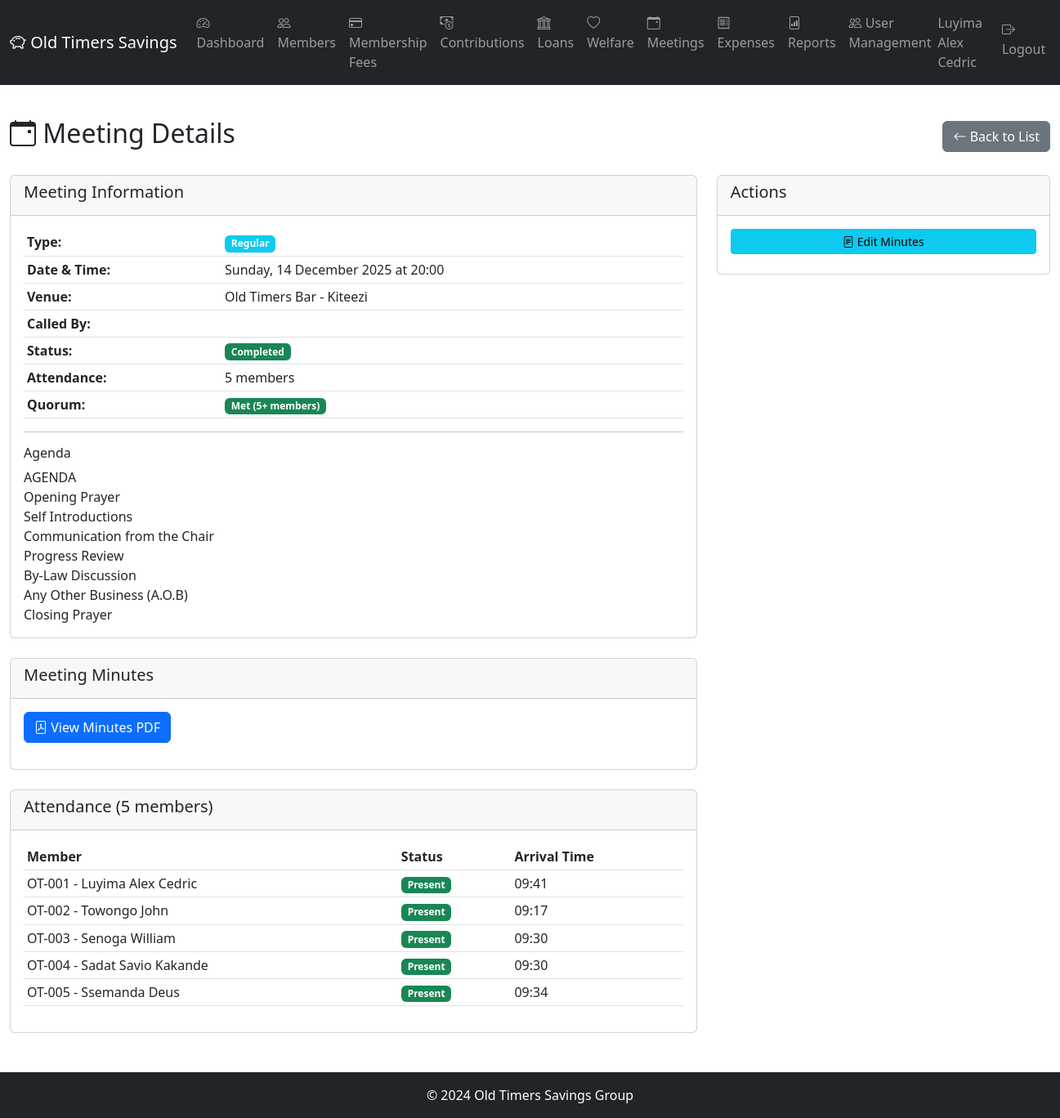
The app's page /meetings/1 (signed in) with its own data.
### app/models/member.py (models this page shows, shortened)
class Member(db.Model):
    __tablename__ = 'members'
    id = db.Column(db.Integer, primary_key=True)
    member_number = db.Column(db.String(10), unique=True, nullable=False)  # OT-001
    full_name = db.Column(db.String(100), nullable=False)
    national_id = db.Column(db.String(20), unique=True)
    date_of_birth = db.Column(db.Date)
    gender = db.Column(db.String(10))  # Male, Female
    phone_primary = db.Column(db.String(20), nullable=False)
    phone_secondary = db.Column(db.String(20))
    email = db.Column(db.String(100))
    physical_address = db.Column(db.Text)
    occupation = db.Column(db.String(100))
    date_joined = db.Column(db.Date, nullable=False)
    membership_fee_paid = db.Column(db.Boolean, default=False)
    membership_fee_date = db.Column(db.Date)
    membership_fee_receipt = db.Column(db.String(20))
    status = db.Column(db.String(20), default='Active')  # Active, Inactive, Suspended, Expelled, Deceased
    total_contributed = db.Column(db.Numeric(15, 2), default=0.00)
    consecutive_months_paid = db.Column(db.Integer, default=0)
    last_contribution_date = db.Column(db.Date)
    qualified_for_benefits = db.Column(db.Boolean, default=False)
    suspension_date = db.Column(db.Date)
    expulsion_date = db.Column(db.Date)
    expulsion_reason = db.Column(db.Text)
    refund_amount = db.Column(db.Numeric(15, 2))
    refund_paid = db.Column(db.Boolean, default=False)
    created_at = db.Column(db.DateTime, default=datetime.utcnow)
    updated_at = db.Column(db.DateTime, default=datetime.utcnow, onupdate=datetime.utcnow)
    created_by = db.Column(db.Integer)
    next_of_kin = db.relationship('NextOfKin', backref='member', lazy='dynamic', cascade='all, delete-orphan')
    contributions = db.relationship('Contribution', backref='member', lazy='dynamic')
    welfare_requests = db.relationship('WelfareRequest', backref='member', lazy='dynamic')
    loans = db.relationship('Loan', backref='member', lazy='dynamic', foreign_keys='Loan.member_id')
    loans_guaranteed1 = db.relationship('Loan', foreign_keys='Loan.guarantor1_id', lazy='dynamic')
    loans_guaranteed2 = db.relationship('Loan', foreign_keys='Loan.guarantor2_id', lazy='dynamic')

### app/models/meeting.py (models this page shows, shortened)
class Meeting(db.Model):
    __tablename__ = 'meetings'
    id = db.Column(db.Integer, primary_key=True)
    meeting_type = db.Column(db.String(20), nullable=False)  # Regular, Emergency, AnnualGeneral
    meeting_date = db.Column(db.Date, nullable=False)
    meeting_time = db.Column(db.Time, nullable=False)
    venue = db.Column(db.String(255), nullable=False)
    agenda = db.Column(db.Text, nullable=False)
    called_by = db.Column(db.Integer, db.ForeignKey('users.id'), nullable=False)
    quorum_met = db.Column(db.Boolean)
    total_attendance = db.Column(db.Integer)
    status = db.Column(db.String(20), default='Scheduled')  # Scheduled, Completed, Cancelled
    notification_sent = db.Column(db.Boolean, default=False)
    notification_sent_date = db.Column(db.DateTime)
    created_at = db.Column(db.DateTime, default=datetime.utcnow)
    updated_at = db.Column(db.DateTime, default=datetime.utcnow, onupdate=datetime.utcnow)
    caller = db.relationship('User', foreign_keys=[called_by])
    attendance_records = db.relationship('Attendance', backref='meeting', lazy='dynamic', cascade='all, delete-orphan')
    minutes = db.relationship('Minutes', backref='meeting', uselist=False)
    action_items = db.relationship('ActionItem', backref='meeting', lazy='dynamic')

class Attendance(db.Model):
    __tablename__ = 'attendance'
    __table_args__ = (
        db.UniqueConstraint('meeting_id', 'member_id', name='uq_meeting_member'),
    )
    id = db.Column(db.Integer, primary_key=True)
    meeting_id = db.Column(db.Integer, db.ForeignKey('meetings.id'), nullable=False)
    member_id = db.Column(db.Integer, db.ForeignKey('members.id'), nullable=False)
    status = db.Column(db.String(20), nullable=False)  # Present, Absent, Excused
    arrival_time = db.Column(db.Time)
    departure_time = db.Column(db.Time)
    notes = db.Column(db.Text)
    recorded_by = db.Column(db.Integer, db.ForeignKey('users.id'), nullable=False)
    created_at = db.Column(db.DateTime, default=datetime.utcnow)
    member = db.relationship('Member')
    recorder = db.relationship('User', foreign_keys=[recorded_by])

### app/routes/meetings.py (the view)
@meetings.route('/<int:id>')
@login_required
def view_meeting(id):
    meeting = Meeting.query.get_or_404(id)
    attendance_records = Attendance.query.filter_by(meeting_id=id).all()
    action_items = ActionItem.query.filter_by(meeting_id=id).all()
    return render_template('meetings/view.html',
                         meeting=meeting,
                         attendance_records=attendance_records,
                         action_items=action_items)

### app/models/user.py (called while the page is built)
@login_manager.user_loader
def load_user(user_id):
    return User.query.get(int(user_id))

    def is_super_admin(self):
        return self.role == 'SuperAdmin'

    def is_executive(self):
        return self.role == 'Executive'

### app/templates/meetings/view.html (shortened to what this page needs)
{% extends "base.html" %}
{% block content %}
<div class="container-fluid py-4">
    <div class="d-flex justify-content-between align-items-center mb-4">
        <h2><i class="bi bi-calendar-event"></i> Meeting Details</h2>
        <a href="{{ url_for('meetings.list_meetings') }}" class="btn btn-secondary">
            <i class="bi bi-arrow-left"></i> Back to List
        </a>
    </div>
    <div class="row">
        <div class="col-md-8">
            <div class="card mb-4">
                <div class="card-header">
                    <h5>Meeting Information</h5>
                </div>
                <div class="card-body">
                    <table class="table table-sm">
                        <tr>
                            <th width="30%">Type:</th>
                            <td><span class="badge bg-info">{{ meeting.meeting_type }}</span></td>
                        </tr>
                        <tr>
                            <th>Date & Time:</th>
                            <td>{{ meeting.meeting_date.strftime('%A, %d %B %Y') }} at {{ meeting.meeting_time.strftime('%H:%M') }}</td>
                        </tr>
                        <tr>
                            <th>Venue:</th>
                            <td>{{ meeting.venue }}</td>
                        </tr>
                        <tr>
                            <th>Called By:</th>
                            <td>{{ meeting.caller.full_name }}</td>
                        </tr>
                        <tr>
                            <th>Status:</th>
                            <td>
                                <span class="badge
                                    {% if meeting.status == 'Scheduled' %}bg-primary
                                    {% elif meeting.status == 'Completed' %}bg-success
                                    {% elif meeting.status == 'Cancelled' %}bg-danger
                                    {% else %}bg-secondary{% endif %}">
                                    {{ meeting.status }}
                                </span>
                            </td>
                        </tr>
                        {% if meeting.total_attendance %}
                        <tr>
                            <th>Attendance:</th>
                            <td>{{ meeting.total_attendance }} members</td>
                        </tr>
                        <tr>
                            <th>Quorum:</th>
                            <td>
                                {% if meeting.quorum_met %}
                                <span class="badge bg-success">Met (5+ members)</span>
                                {% else %}
                                <span class="badge bg-danger">Not Met (< 5 members)</span>
                                {% endif %}
                            </td>
                        </tr>
                        {% endif %}
                    </table>
                    <hr>
                    <h6>Agenda</h6>
                    <div style="white-space: pre-wrap;">{{ meeting.agenda }}</div>
                </div>
            </div>
            {% if meeting.minutes %}
            <div class="card mb-4">
                <div class="card-header">
                    <h5>Meeting Minutes</h5>
                </div>
                <div class="card-body">
                    {% if meeting.minutes.minutes_document_path %}
                    <div class="mb-3">
                        <a href="{{ url_for('static', filename='uploads/' + meeting.minutes.minutes_document_path) }}"
                           target="_blank" class="btn btn-primary">
                            <i class="bi bi-file-pdf"></i> View Minutes PDF
                        </a>
                    </div>
                    {% endif %}
                </div>
            </div>
            {% endif %}
            {% if attendance_records %}
            <div class="card mb-4">
                <div class="card-header">
                    <h5>Attendance ({{ attendance_records|length }} members)</h5>
                </div>
                <div class="card-body">
                    <div class="table-responsive">
                        <table class="table table-sm">
                            <thead>
                                <tr>
                                    <th>Member</th>
                                    <th>Status</th>
                                    <th>Arrival Time</th>
                                </tr>
                            </thead>
                            <tbody>
                                {% for att in attendance_records %}
                                <tr>
                                    <td>{{ att.member.member_number }} - {{ att.member.full_name }}</td>
                                    <td>
                                        <span class="badge
                                            {% if att.status == 'Present' %}bg-success
                                            {% elif att.status == 'Excused' %}bg-warning
                                            {% else %}bg-danger{% endif %}">
                                            {{ att.status }}
                                        </span>
                                    </td>
                                    <td>
                                        {% if att.arrival_time %}
                                        {{ att.arrival_time.strftime('%H:%M') }}
                                        {% else %}
                                        -
                                        {% endif %}
                                    </td>
                                </tr>
                                {% endfor %}
                            </tbody>
                        </table>
                    </div>
                </div>
            </div>
            {% endif %}
        </div>
        <div class="col-md-4">
            {% if current_user.is_executive() or current_user.is_super_admin() %}
            <div class="card">
                <div class="card-header">
                    <h5>Actions</h5>
                </div>
                <div class="card-body">
                    <a href="{{ url_for('meetings.manage_minutes', id=meeting.id) }}"
                       class="btn btn-info btn-sm w-100 mb-2">
                        <i class="bi bi-file-text"></i> {% if meeting.minutes %}Edit{% else %}Add{% endif %} Minutes
                    </a>
                </div>
            </div>
            {% endif %}
        </div>
    </div>
</div>
{% endblock %}

### app/templates/base.html (shortened to what this page needs)
<!DOCTYPE html>
<html lang="en">
<head>
    <link href="https://cdn.jsdelivr.net/npm/bootstrap@5.3.0/dist/css/bootstrap.min.css" rel="stylesheet">
    <link rel="stylesheet" href="https://cdn.jsdelivr.net/npm/bootstrap-icons@1.10.0/font/bootstrap-icons.css">
</head>
<body>
    {% if current_user.is_authenticated %}
    <nav class="navbar navbar-expand-lg navbar-dark bg-dark">
        <div class="container-fluid">
            <a class="navbar-brand" href="{{ url_for('main.dashboard') }}">
                <i class="bi bi-piggy-bank"></i> Old Timers Savings
            </a>
            <div class="collapse navbar-collapse">
                <ul class="navbar-nav me-auto">
                    <li class="nav-item">
                        <a class="nav-link" href="{{ url_for('main.dashboard') }}">
                            <i class="bi bi-speedometer2"></i> Dashboard
                        </a>
                    </li>
                    {% if current_user.is_super_admin() or current_user.is_executive() or current_user.is_auditor() %}
                    <li class="nav-item">
                        <a class="nav-link" href="{{ url_for('members.list_members') }}">
                            <i class="bi bi-people"></i> Members
                        </a>
                    </li>
                    <li class="nav-item">
                        <a class="nav-link" href="{{ url_for('membership_fees.list_members') }}">
                            <i class="bi bi-credit-card"></i> Membership Fees
                        </a>
                    </li>
                    <li class="nav-item">
                        <a class="nav-link" href="{{ url_for('contributions.list_contributions') }}">
                            <i class="bi bi-cash-coin"></i> Contributions
                        </a>
                    </li>
                    <li class="nav-item">
                        <a class="nav-link" href="{{ url_for('loans.list_loans') }}">
                            <i class="bi bi-bank"></i> Loans
                        </a>
                    </li>
                    <li class="nav-item">
                        <a class="nav-link" href="{{ url_for('welfare.list_requests') }}">
                            <i class="bi bi-heart"></i> Welfare
                        </a>
                    </li>
                    <li class="nav-item">
                        <a class="nav-link" href="{{ url_for('meetings.list_meetings') }}">
                            <i class="bi bi-calendar-event"></i> Meetings
                        </a>
                    </li>
                    <li class="nav-item">
                        <a class="nav-link" href="{{ url_for('expenses.list_expenses') }}">
                            <i class="bi bi-receipt"></i> Expenses
                        </a>
                    </li>
                    {% endif %}
                    <li class="nav-item">
                        <a class="nav-link" href="{{ url_for('reports.reports_index') }}">
                            <i class="bi bi-file-bar-graph"></i> Reports
                        </a>
                    </li>
                    {% if current_user.is_super_admin() %}
                    <li class="nav-item">
                        <a class="nav-link" href="{{ url_for('users.list_users') }}">
                            <i class="bi bi-people"></i> User Management
                        </a>
                    </li>
                    {% endif %}
                </ul>
                <ul class="navbar-nav ms-auto">
                    <li class="nav-item">
                        <span class="navbar-text me-3">
                            {{ current_user.member.full_name }}
                        </span>
                    </li>
                    <li class="nav-item">
                        <a class="nav-link" href="{{ url_for('auth.logout') }}">
                            <i class="bi bi-box-arrow-right"></i> Logout
                        </a>
                    </li>
                </ul>
            </div>
        </div>
    </nav>
    {% endif %}
    <main>
        {% block content %}{% endblock %}
    </main>
    <footer class="bg-dark text-white text-center py-3 mt-auto">
        <p class="mb-0">&copy; 2024 Old Timers Savings Group</p>
    </footer>
</body>
</html>

### app/templates/base.html (style rules this page uses)
body { min-height: 100vh; display: flex; flex-direction: column; }
main { flex: 1; }

### records on screen
Member: member.full_name "Luyima Alex Cedric"
Meeting: meeting_type "Regular", meeting_date "Sunday, 14 December 2025", meeting_time "20:00", venue "Old Timers Bar - Kiteezi", status "Completed", total_attendance "5", agenda "AGENDA Opening Prayer Self Introductions Communication from the Chair Progress Review By-Law Discussion Any Other Business (A.O.B) Closing Prayer"
Attendance: member.member_number "OT-001", member.full_name "Luyima Alex Cedric", status "Present", arrival_time "09:41"
Attendance: member.member_number "OT-002", member.full_name "Towongo John", status "Present", arrival_time "09:17"
Attendance: member.member_number "OT-003", member.full_name "Senoga William", status "Present", arrival_time "09:30"
Attendance: member.member_number "OT-004", member.full_name "Sadat Savio Kakande", status "Present", arrival_time "09:30"
Attendance: member.member_number "OT-005", member.full_name "Ssemanda Deus", status "Present", arrival_time "09:34"

### other values on screen
{{ attendance_records|length }} "5"
